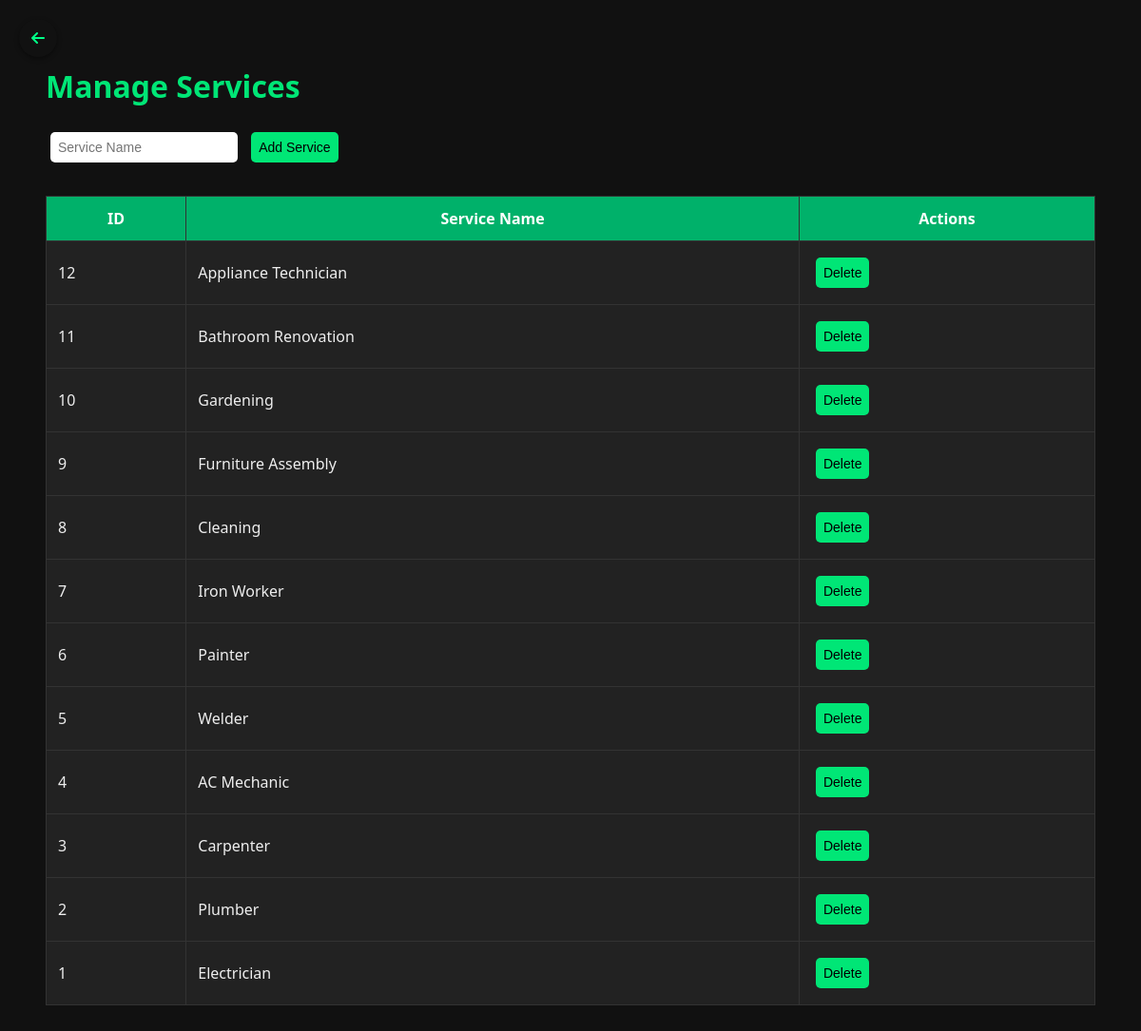
The page /manage_services.php (signed in) on the database its author committed.
### tables this page shows
CREATE TABLE `services` (
  `id` int NOT NULL AUTO_INCREMENT,
  `name` varchar(100) NOT NULL,
  PRIMARY KEY (`id`)
);

### manage_services.php (the view, shortened to what this page needs)
<?php
include 'db/db.php';
$services = $conn->query("SELECT * FROM services ORDER BY id DESC");
?>
<!DOCTYPE html>
<html>
<head>
</head>
<body>
<div class="back-arrow" onclick="window.history.back()">
  <i class="fas fa-arrow-left"></i>
</div>
<link rel="stylesheet" href="https://cdnjs.cloudflare.com/ajax/libs/font-awesome/6.5.0/css/all.min.css">
<h1>Manage Services</h1>
<form method="POST">
    <input type="text" name="name" placeholder="Service Name" required>
    <button type="submit" name="add_service">Add Service</button>
</form>
<table>
    <tr>
        <th>ID</th>
        <th>Service Name</th>
        <th>Actions</th>
    </tr>
    <?php while ($row = $services->fetch_assoc()): ?>
    <tr>
        <td><?= $row['id'] ?></td>
        <td><?= htmlspecialchars($row['name']) ?></td>
        <td>
            <form method="POST" style="display:inline">
                <button type="submit" name="delete_service">Delete</button>
            </form>
        </td>
    </tr>
    <?php endwhile; ?>
</table>
</body>
</html>

### manage_services.php (style rules this page uses)
body { font-family: 'Segoe UI', sans-serif; background-color: #111; color: #eee; padding: 40px; }
h1 { color: #00e676; }
form { margin-bottom: 20px; }
input, button { padding: 8px; margin: 5px; border-radius: 5px; border: none; font-size: 14px; }
button { background-color: #00e676; cursor: pointer; }
table { width: 100%; border-collapse: collapse; background-color: #222; margin-top: 30px; }
th, td { padding: 12px; border: 1px solid #333; }
th { background-color: #00b16a; color: #fff; }
.back-arrow { position: fixed; top: 20px; left: 20px; background-color: #111; color: #00ff88; border-radius: 50%; width: 40px; height: 40px; display: flex; align-items: center; justify-content: center; cursor: pointer; box-shadow: 0 2px 5px rgba(0,0,0,0.4); transition: 0.3s ease; z-index: 999; }

### rows shown on the page
services: id "12", name "Appliance Technician"
services: id "11", name "Bathroom Renovation"
services: id "10", name "Gardening"
services: id "9", name "Furniture Assembly"
services: id "8", name "Cleaning"
services: id "7", name "Iron Worker"
services: id "6", name "Painter"
services: id "5", name "Welder"
services: id "4", name "AC Mechanic"
services: id "3", name "Carpenter"
services: id "2", name "Plumber"
services: id "1", name "Electrician"
